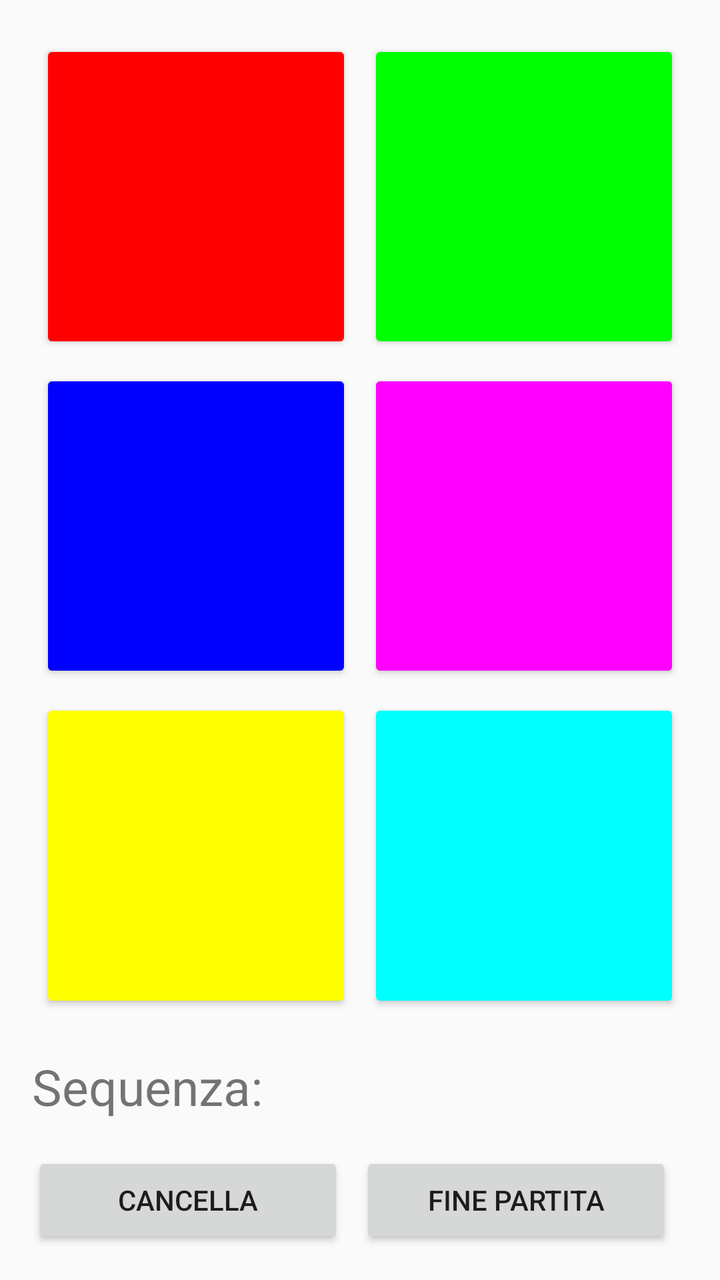
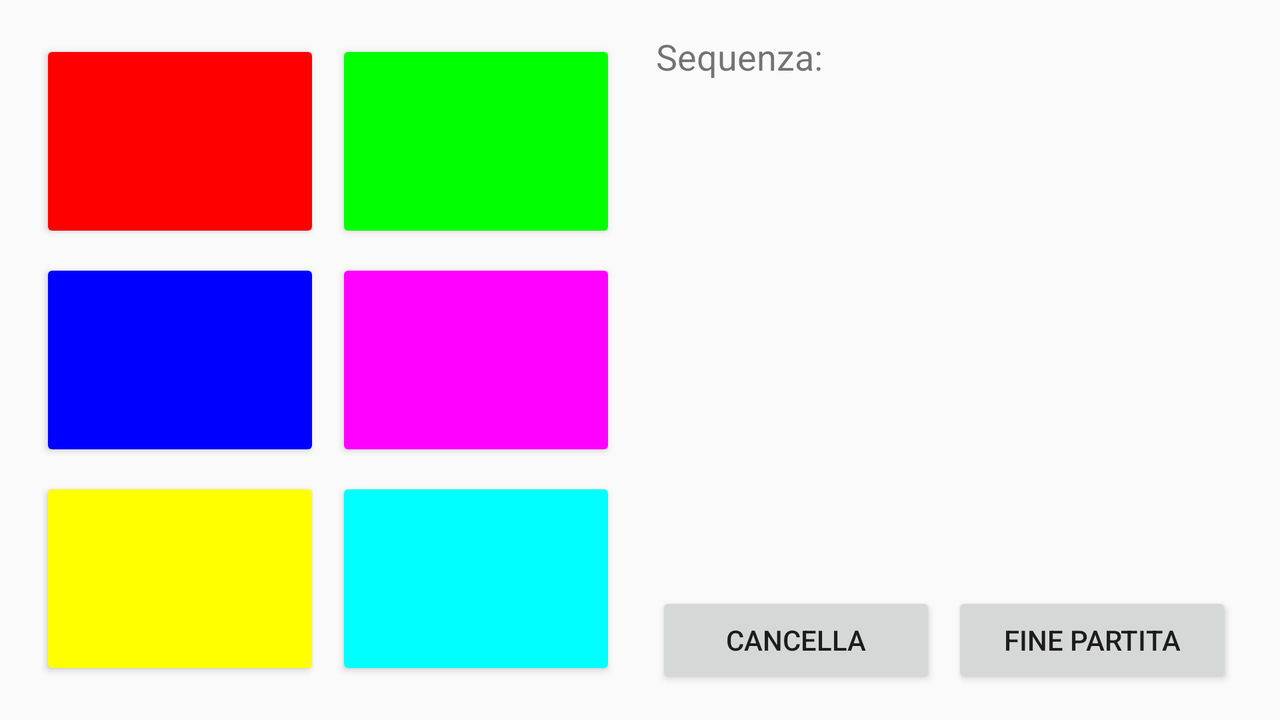

Two renders of one Android screen. The first uses the default layout on a phone; the second uses the alternative layout the repository ships for a different screen configuration, on a matching device. The two XML files are below.
<!-- AndroidManifest.xml: activity theme Theme.ProjectESP -->
<!-- res/layout/activity_main.xml -->
<?xml version="1.0" encoding="utf-8"?>
<LinearLayout xmlns:android="http://schemas.android.com/apk/res/android"
    android:orientation="vertical"
    android:layout_width="match_parent"
    android:layout_height="match_parent"
    android:padding = "16dp">

    <GridLayout
        android:layout_width="match_parent"
        android:layout_height="0dp"
        android:layout_weight="1"
        android:columnCount="2"
        android:rowCount="3">

        <Button
            android:id="@+id/red"
            android:layout_width="0dp"
            android:layout_height="0dp"
            android:layout_rowWeight="1"
            android:layout_columnWeight="1"
            android:layout_margin="4dp"
            android:tag="R"
            android:backgroundTint="@color/red" />

        <Button
            android:id="@+id/green"
            android:layout_width="0dp"
            android:layout_height="0dp"
            android:layout_rowWeight="1"
            android:layout_columnWeight="1"
            android:layout_margin="4dp"
            android:tag="G"
            android:backgroundTint="@color/green" />

        <Button
            android:id="@+id/blue"
            android:layout_width="0dp"
            android:layout_height="0dp"
            android:layout_rowWeight="1"
            android:layout_columnWeight="1"
            android:layout_margin="4dp"
            android:tag="B"
            android:backgroundTint="@color/blue" />

        <Button
            android:id="@+id/magenta"
            android:layout_width="0dp"
            android:layout_height="0dp"
            android:layout_rowWeight="1"
            android:layout_columnWeight="1"
            android:layout_margin="4dp"
            android:tag="M"
            android:backgroundTint="@color/magenta" />

        <Button
            android:id="@+id/yellow"
            android:layout_width="0dp"
            android:layout_height="0dp"
            android:layout_rowWeight="1"
            android:layout_columnWeight="1"
            android:layout_margin="4dp"
            android:tag="Y"
            android:backgroundTint="@color/yellow" />

        <Button
            android:id="@+id/cyan"
            android:layout_width="0dp"
            android:layout_height="0dp"
            android:layout_rowWeight="1"
            android:layout_columnWeight="1"
            android:layout_margin="4dp"
            android:tag="C"
            android:backgroundTint="@color/cyan" />

    </GridLayout>

    <TextView
        android:id="@+id/sequence"
        android:layout_width="match_parent"
        android:layout_height="wrap_content"
        android:layout_marginTop="16dp"
        android:layout_marginBottom="16dp"
        android:textSize="25sp"
        android:text="@string/sequence" />

    <LinearLayout
        android:layout_width="match_parent"
        android:layout_height="wrap_content"
        android:orientation="horizontal"
        android:gravity="center">
        <Button
            android:id="@+id/cancel"
            android:layout_width="0dp"
            android:layout_height="wrap_content"
            android:layout_weight="1"
            android:layout_marginEnd="8dp"
            android:text="@string/clear" />

        <Button
            android:id="@+id/end_game"
            android:layout_width="0dp"
            android:layout_height="wrap_content"
            android:layout_weight="1"
            android:layout_marginEnd="8dp"
            android:text="@string/end" />


    </LinearLayout>









</LinearLayout>
<!-- resources referenced by this layout -->
<resources>
  <color name="blue">#0000FF</color>
  <color name="cyan">#00FFFF</color>
  <color name="green">#00FF00</color>
  <color name="magenta">#FF00FF</color>
  <color name="red">#FF0000</color>
  <color name="yellow">#FFFF00</color>
  <string name="clear">Cancella</string>
  <string name="end">Fine partita</string>
  <string name="sequence">Sequenza:</string>
  <style name="Theme.ProjectESP" parent="android:Theme.Material.Light.NoActionBar" />
</resources>
<!-- res/layout-land/activity_main.xml (the repository's variant of the layout above) -->
<!-- drawn on the phone turned sideways -->
<?xml version="1.0" encoding="utf-8"?>
<LinearLayout xmlns:android="http://schemas.android.com/apk/res/android"
    android:orientation="horizontal"
    android:layout_width="match_parent"
    android:layout_height="match_parent"
    android:padding="16dp">

    <GridLayout
        android:layout_width="0dp"
        android:layout_height="match_parent"
        android:layout_weight="1"
        android:columnCount="2"
        android:rowCount="3"
        android:layout_marginEnd="8dp">

        <Button
            android:id="@+id/red"
            android:layout_width="0dp"
            android:layout_height="0dp"
            android:layout_rowWeight="1"
            android:layout_columnWeight="1"
            android:layout_margin="4dp"
            android:tag="R"
            android:backgroundTint="@color/red" />

        <Button
            android:id="@+id/green"
            android:layout_width="0dp"
            android:layout_height="0dp"
            android:layout_rowWeight="1"
            android:layout_columnWeight="1"
            android:layout_margin="4dp"
            android:tag="G"
            android:backgroundTint="@color/green" />

        <Button
            android:id="@+id/blue"
            android:layout_width="0dp"
            android:layout_height="0dp"
            android:layout_rowWeight="1"
            android:layout_columnWeight="1"
            android:layout_margin="4dp"
            android:tag="B"
            android:backgroundTint="@color/blue" />

        <Button
            android:id="@+id/magenta"
            android:layout_width="0dp"
            android:layout_height="0dp"
            android:layout_rowWeight="1"
            android:layout_columnWeight="1"
            android:layout_margin="4dp"
            android:tag="M"
            android:backgroundTint="@color/magenta" />

        <Button
            android:id="@+id/yellow"
            android:layout_width="0dp"
            android:layout_height="0dp"
            android:layout_rowWeight="1"
            android:layout_columnWeight="1"
            android:layout_margin="4dp"
            android:tag="Y"
            android:backgroundTint="@color/yellow" />

        <Button
            android:id="@+id/cyan"
            android:layout_width="0dp"
            android:layout_height="0dp"
            android:layout_rowWeight="1"
            android:layout_columnWeight="1"
            android:layout_margin="4dp"
            android:tag="C"
            android:backgroundTint="@color/cyan" />
    </GridLayout>
    <LinearLayout
        android:layout_width="0dp"
        android:layout_height="match_parent"
        android:layout_weight="1"
        android:orientation="vertical"
        android:layout_marginStart="8dp">
        <TextView
            android:id="@+id/sequence"
            android:layout_width="match_parent"
            android:layout_height="0dp"
            android:layout_weight="1"
            android:textSize="18sp"
            android:text="@string/sequence"/>
        <LinearLayout
            android:layout_width="match_parent"
            android:layout_height="wrap_content"
            android:orientation="horizontal">
        <Button
            android:id="@+id/cancel"
            android:layout_width="0dp"
            android:layout_height="wrap_content"
            android:layout_weight="1"
            android:layout_marginEnd="8dp"
            android:text="@string/clear" />

        <Button
            android:id="@+id/end_game"
            android:layout_width="0dp"
            android:layout_height="wrap_content"
            android:layout_weight="1"
            android:layout_marginEnd="8dp"
            android:text="@string/end" />
        </LinearLayout>

    </LinearLayout>
</LinearLayout>
